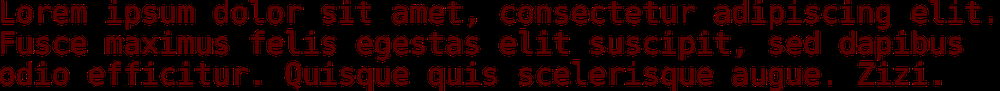
%> input picture lorem2.png, 1000 x 91 px, shrunk from 3616 x 329 before the run
$ octave test.m   (GNU Octave 9; MATLAB toolbox functions it lacks are replaced by stand-ins)
%> lines starting %> are read from the running program, lines starting %| are printed output that depends on the picture
%> further down, mot is the input picture: size 91x1000x3 uint8; mean R, G, B 28.2, 0, 0
  clear all
  close all

  function res=picPrep(pic) %Préparation des images
  pic=rgb2gray(pic); % Transform to gray scale
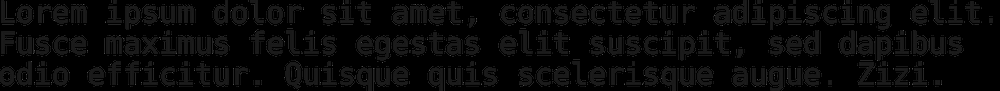
%> pic: size 91x1000 uint8; min 0, max 76, mean 8.4
  pic=im2double(pic);% Transform to double data
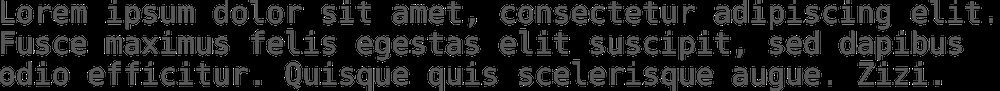
%> pic: size 91x1000 double; min 0, max 0.298, mean 0.0329; drawn with min black and max white
  res=pic-mean(mean(pic));% Signal à valeur moyenne nulle
endfunction

  mot=imread("../ProjetPic/lorem2.png");
  mot=picPrep(mot);
  a=0;
  A=mean(mot);
%> A = 1000 values, max 0.0435 at index 115, min -0.0329 at index 212, mean -7.77e-18
  A(A>min(min(mot))+0.001)=100;
  B=[A;A;A;A;A;A;A;A;A;A;A;A;A;A;A;A];
  yprec=y=eprec=0;
  for i=2:length(A)
    if A(i)+10<A(i-1)
      if i-yprec>0.3*eprec
        a+=1;
        eprec=i-yprec
        yprec=i;
      elseif i-yprec>1.9*eprec
        a+=2;
        yprec=i;
      else
        eprec=i-yprec
        yprec=i;
      endif
    endif
  endfor
%> after the loop, a = 8; eprec = 11; yprec = 994
  nc=a+1
%> nc = 9

  a=0;
  A=mean(mot');
%> A = 91 values, max 0.0337 at index 53, min -0.0316 at index 30, mean -1.14e-16
  A(A>min(min(mot))+0.0001)=100;
  C=[A' A' A' A'];
%> C = 91 rows, first 8: [100 100 100 100; 100 100 100 100; 100 100 100 100; 100 100 100 100; 100 100 100 100; 100 100 100 100; 100 100 100 100; 100 100 100 100]
  yprec=y=eprec=0;
%> yprec = 0
  for i=2:length(A)
    if A(i)>A(i-1)+10
      if i-yprec>0.3*eprec
        a+=1;
        eprec=i-yprec;
        yprec=i;
      elseif i-yprec>1.5*eprec
        a+=2;
        yprec=i;
      else
        eprec=i-yprec;
        yprec=i;
      endif
    endif
  endfor
%> after the loop, a = 0; eprec = 0
  nl=a+1
%> nl = 1
  hold on
  imshow(mot)
####
  imshow(C)
 imshow(B)
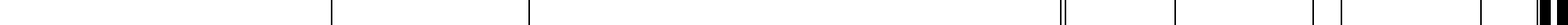
%> figure redrawn from the program's plot data

$ run again, with lorem.png copied over lorem2.png
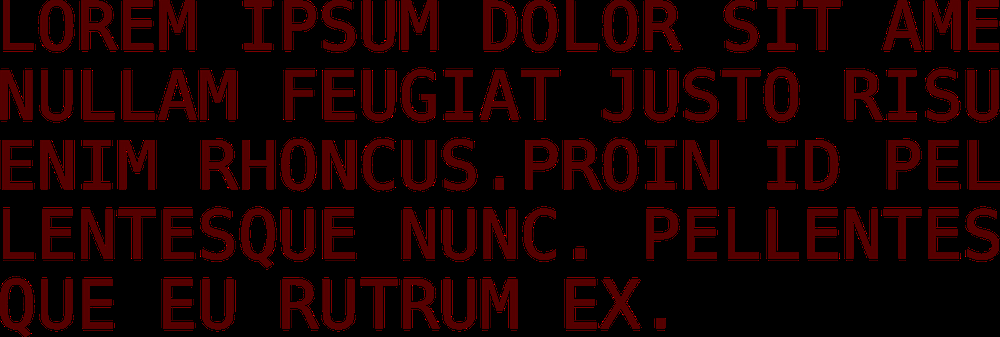
%> input picture lorem.png, 1000 x 337 px, shrunk from 1607 x 541 before the run
%> mot is the input picture: size 337x1000x3 uint8; mean R, G, B 25.1, 0, 0
%> in picPrep, `pic=im2double(pic);`:
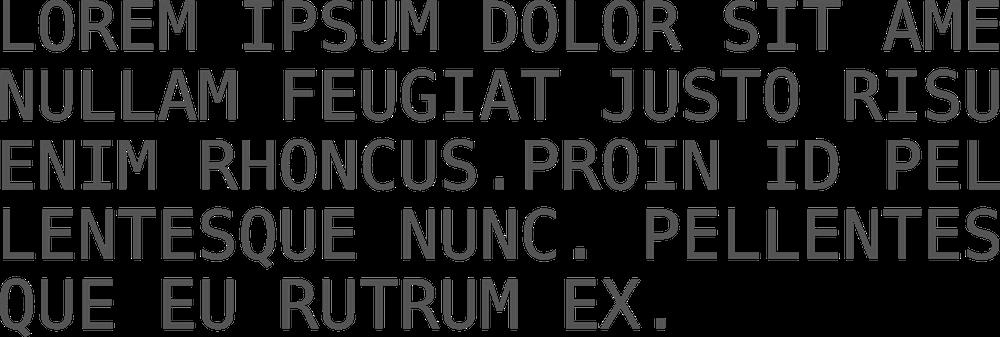
%> pic: size 337x1000 double; min 0, max 0.298, mean 0.0293; drawn with min black and max white
%> `A=mean(mot);`: A = 1000 values, max 0.0472 at index 289, min -0.0293 at index 37, mean 4.88e-17
%> after the loop `for i=2:length(A)`: a = 23; yprec = 962
%> nc = 24
%> `A=mean(mot');`: A = 337 values, max 0.0298 at index 255, min -0.0293 at index 54, mean 1.24e-16
%> C = 337 rows, first 8: [100 100 100 100; 100 100 100 100; 100 100 100 100; 100 100 100 100; 100 100 100 100; 100 100 100 100; 100 100 100 100; 100 100 100 100]
%> `yprec=y=eprec=0;`: yprec = 0
%> after the loop `for i=2:length(A)`: a = 4; eprec = 7; yprec = 277
%> nl = 5
%> `imshow(B)`:
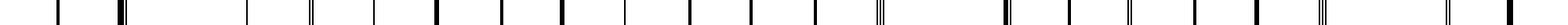
%> figure redrawn from the program's plot data
